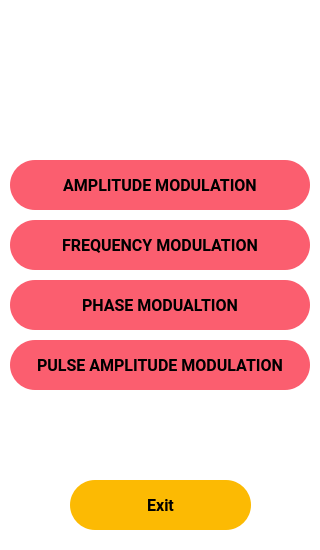
<?xml version="1.0" encoding="UTF-8"?>
<ui version="4.0">
 <class>MainWindow</class>
 <widget class="QMainWindow" name="MainWindow">
  <property name="geometry">
   <rect>
    <x>0</x>
    <y>0</y>
    <width>320</width>
    <height>550</height>
   </rect>
  </property>
  <property name="minimumSize">
   <size>
    <width>320</width>
    <height>550</height>
   </size>
  </property>
  <property name="maximumSize">
   <size>
    <width>320</width>
    <height>550</height>
   </size>
  </property>
  <property name="windowTitle">
   <string>Demo of Modulation</string>
  </property>
  <property name="styleSheet">
   <string notr="true">QMainWindow{
	background-color: #ffffff;

}
</string>
  </property>
  <widget class="QWidget" name="centralwidget">
   <property name="styleSheet">
    <string notr="true"/>
   </property>
   <widget class="QPushButton" name="amButton">
    <property name="geometry">
     <rect>
      <x>10</x>
      <y>160</y>
      <width>300</width>
      <height>50</height>
     </rect>
    </property>
    <property name="font">
     <font>
      <family>Roboto</family>
      <pointsize>12</pointsize>
      <weight>75</weight>
      <bold>true</bold>
     </font>
    </property>
    <property name="styleSheet">
     <string notr="true">QPushButton{
	background-color: #FB5E6F;
	border-width: 20px;
	border-radius: 25px;
}
QPushButton:pressed{
	font-size: 14px;
	background-color:qlineargradient(spread:pad, x1:0, y1:1, x2:1, y2:0, stop:0 rgba(0, 255, 86, 255), stop:0.840909 rgba(255, 255, 0, 255));
}
QPushButton:hover{
	background-color:qlineargradient(spread:pad, x1:0, y1:1, x2:1, y2:0, stop:0 rgba(0, 255, 86, 255), stop:0.840909 rgba(255, 255, 0, 255));
}</string>
    </property>
    <property name="text">
     <string>AMPLITUDE MODULATION</string>
    </property>
   </widget>
   <widget class="QPushButton" name="fmButton">
    <property name="geometry">
     <rect>
      <x>10</x>
      <y>220</y>
      <width>300</width>
      <height>50</height>
     </rect>
    </property>
    <property name="font">
     <font>
      <family>Roboto</family>
      <pointsize>12</pointsize>
      <weight>75</weight>
      <bold>true</bold>
     </font>
    </property>
    <property name="styleSheet">
     <string notr="true">QPushButton{
	background-color: #FB5E6F;
	border-width: 20px;
	border-radius: 25px;
}
QPushButton:pressed{
	font-size: 14px;
	background-color:qlineargradient(spread:pad, x1:0, y1:1, x2:1, y2:0, stop:0 rgba(0, 255, 86, 255), stop:0.840909 rgba(255, 255, 0, 255));
}
QPushButton:hover{
	background-color:qlineargradient(spread:pad, x1:0, y1:1, x2:1, y2:0, stop:0 rgba(0, 255, 86, 255), stop:0.840909 rgba(255, 255, 0, 255));
}</string>
    </property>
    <property name="text">
     <string>FREQUENCY MODULATION</string>
    </property>
   </widget>
   <widget class="QPushButton" name="pmButton">
    <property name="geometry">
     <rect>
      <x>10</x>
      <y>280</y>
      <width>300</width>
      <height>50</height>
     </rect>
    </property>
    <property name="font">
     <font>
      <family>Roboto</family>
      <pointsize>12</pointsize>
      <weight>75</weight>
      <bold>true</bold>
     </font>
    </property>
    <property name="styleSheet">
     <string notr="true">QPushButton{
	background-color: #FB5E6F;
	border-width: 20px;
	border-radius: 25px;
}
QPushButton:pressed{
	font-size: 14px;
	background-color:qlineargradient(spread:pad, x1:0, y1:1, x2:1, y2:0, stop:0 rgba(0, 255, 86, 255), stop:0.840909 rgba(255, 255, 0, 255));
}
QPushButton:hover{
	background-color:qlineargradient(spread:pad, x1:0, y1:1, x2:1, y2:0, stop:0 rgba(0, 255, 86, 255), stop:0.840909 rgba(255, 255, 0, 255));
}</string>
    </property>
    <property name="text">
     <string>PHASE MODUALTION</string>
    </property>
   </widget>
   <widget class="QPushButton" name="pamButton">
    <property name="geometry">
     <rect>
      <x>10</x>
      <y>340</y>
      <width>300</width>
      <height>50</height>
     </rect>
    </property>
    <property name="font">
     <font>
      <family>Roboto</family>
      <pointsize>12</pointsize>
      <weight>75</weight>
      <bold>true</bold>
     </font>
    </property>
    <property name="styleSheet">
     <string notr="true">QPushButton{
	background-color: #FB5E6F;
	border-width: 20px;
	border-radius: 25px;
}
QPushButton:pressed{
	font-size: 14px;
	background-color:qlineargradient(spread:pad, x1:0, y1:1, x2:1, y2:0, stop:0 rgba(0, 255, 86, 255), stop:0.840909 rgba(255, 255, 0, 255));
}
QPushButton:hover{
	background-color:qlineargradient(spread:pad, x1:0, y1:1, x2:1, y2:0, stop:0 rgba(0, 255, 86, 255), stop:0.840909 rgba(255, 255, 0, 255));
}</string>
    </property>
    <property name="text">
     <string>PULSE AMPLITUDE MODULATION</string>
    </property>
   </widget>
   <widget class="QPushButton" name="exitButton">
    <property name="geometry">
     <rect>
      <x>70</x>
      <y>480</y>
      <width>181</width>
      <height>50</height>
     </rect>
    </property>
    <property name="font">
     <font>
      <family>Roboto</family>
      <pointsize>12</pointsize>
      <weight>75</weight>
      <bold>true</bold>
     </font>
    </property>
    <property name="styleSheet">
     <string notr="true">QPushButton{
	background-color: #fcba03;
	border-width: 25px;
	border-radius: 25px;
}
QPushButton:pressed{
	font-size : 25px;
	background-color:qlineargradient(spread:pad, x1:0, y1:0, x2:1, y2:0, stop:0 rgba(0, 91, 255, 255), stop:1 rgba(41, 255, 255, 255));
	color: #ffffff;
}
QPushButton:hover{
		background-color:qlineargradient(spread:pad, x1:0, y1:0, x2:1, y2:0, stop:0 rgba(0, 91, 255, 255), stop:1 rgba(41, 255, 255, 255));
}</string>
    </property>
    <property name="text">
     <string>Exit</string>
    </property>
   </widget>
   <widget class="QLabel" name="label">
    <property name="geometry">
     <rect>
      <x>110</x>
      <y>30</y>
      <width>101</width>
      <height>101</height>
     </rect>
    </property>
    <property name="styleSheet">
     <string notr="true"/>
    </property>
    <property name="text">
     <string/>
    </property>
    <property name="pixmap">
     <pixmap>logo.svg</pixmap>
    </property>
    <property name="scaledContents">
     <bool>true</bool>
    </property>
   </widget>
  </widget>
 </widget>
 <resources/>
 <connections/>
</ui>
